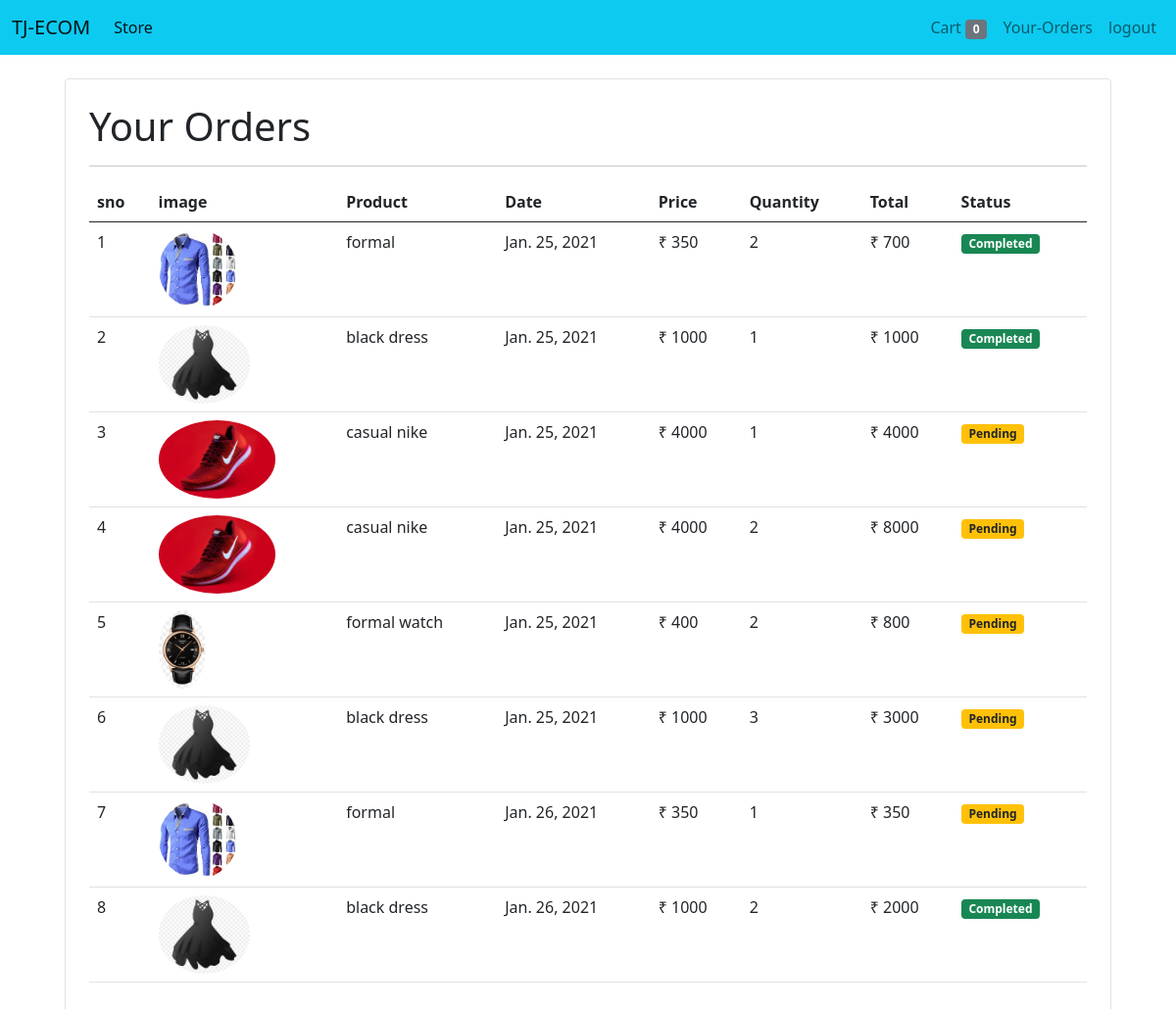
The app's page /orders (signed in) with its own data.
### wears/models/orders.py (models this page shows, shortened)
class Order(models.Model):
    product = models.ForeignKey(Product, on_delete=models.CASCADE)
    customer = models.ForeignKey(Customer, on_delete=models.CASCADE)
    quantity = models.IntegerField(default=1)
    price = models.IntegerField()
    address = models.CharField(max_length=50, default='', blank=True)
    phone = models.CharField(max_length=50, default='', blank=True)
    date = models.DateField(default=datetime.datetime.today)
    status = models.BooleanField(default=False)
    @staticmethod
    def get_orders_by_customer(customer_id):
        return Order.objects.filter(customer=customer_id).order_by('-date')

### wears/models/product.py (models this page shows, shortened)
class Product(models.Model):
    name = models.CharField(max_length=30)
    price = models.IntegerField(default=0)
    category = models.ForeignKey(Category, on_delete=models.CASCADE, default=1)
    description = models.CharField(max_length=200, default='', null=True, blank=True)
    image = models.ImageField(upload_to='uploads/products/')

### wears/middlewares/auth.py (the view)
    def middleware(request):
        print(request.session.get('customer'))
        returnUrl = request.META['PATH_INFO']
        print(request.META['PATH_INFO'])
        if not request.session.get('customer'):
            return redirect(f'login?return_url={returnUrl}')
        response = get_response(request)
        return response

### wears/templatetags/custom_filter.py (called while the page is built)
@register.filter(name='currency')
def is_in_cart(number):
    return '₹ ' + str(number)

@register.filter(name='multiply')
def multiply(number, number1):
    return number * number1

### wears/views/orders.py (called while the page is built)
    def get(self, request):
        customer = request.session.get('customer')
        orders = Order.get_orders_by_customer(customer)
        print(orders)
        orders = orders.reverse()
        return render(request, 'orders.html', {'orders': orders})

### wears/templates/orders.html
{% extends 'base.html' %}
{% block content %}
{% load cart %}
{% load custom_filter %}
<div class="container">
    <div class="border rounded p-4 m-4">
        <p class="display-6 pl-4 ml-4">Your Orders</p><hr>
        <table class="table">
            <thead>
                <tr>
                    <th>sno</th>
                    <th>image</th>
                    <th>Product</th>
                    <th>Date</th>
                    <th>Price</th>
                    <th>Quantity</th>
                    <th>Total</th>
                    <th>Status</th>
                </tr>
            </thead>
            <tbody>
                {% for order in orders %}
                <tr>
                    <td>{{forloop.counter}}</td>
                    <td><img style="height: 80px;" class="rounded-circle" src="{{order.product.image.url}}" alt=""></td>
                    <td>{{order.product.name}}</td>
                    <td>{{order.date}}</td>
                    <td>{{order.price|currency}}</td>
                    <td>{{order.quantity}}</td>
                    <td>{{order.quantity|multiply:order.price|currency}}</td>
                    {% if order.status %}
                    <td><small class="badge bg-success">Completed</small></td>
                    {% else %}
                    <td><small class="badge bg-warning text-dark">Pending</small></td>
                    {% endif %}
                </tr>
                {% endfor %}
            </tbody>
        </table>
    </div>
</div>
{% endblock %}

### records on screen
Order: product.image (picture), product.name "formal", date "Jan. 25, 2021", price "₹ 350", quantity "2", quantity|multiply "₹ 700", status "Completed"
Order: product.image (picture), product.name "black dress", date "Jan. 25, 2021", price "₹ 1000", quantity "1", quantity|multiply "₹ 1000", status "Completed"
Order: product.image (picture), product.name "casual nike", date "Jan. 25, 2021", price "₹ 4000", quantity "1", quantity|multiply "₹ 4000", status "Pending"
Order: product.image (picture), product.name "casual nike", date "Jan. 25, 2021", price "₹ 4000", quantity "2", quantity|multiply "₹ 8000", status "Pending"
Order: product.image (picture), product.name "formal watch", date "Jan. 25, 2021", price "₹ 400", quantity "2", quantity|multiply "₹ 800", status "Pending"
Order: product.image (picture), product.name "black dress", date "Jan. 25, 2021", price "₹ 1000", quantity "3", quantity|multiply "₹ 3000", status "Pending"
Order: product.image (picture), product.name "formal", date "Jan. 26, 2021", price "₹ 350", quantity "1", quantity|multiply "₹ 350", status "Pending"
Order: product.image (picture), product.name "black dress", date "Jan. 26, 2021", price "₹ 1000", quantity "2", quantity|multiply "₹ 2000", status "Completed"

### other values on screen
{{ request.session.cart.keys|length }} "0"
